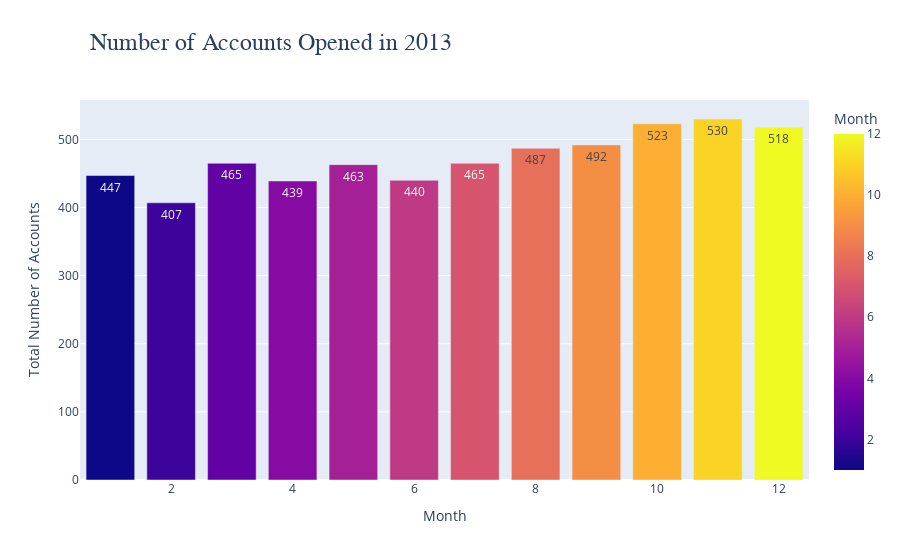

Here is the notebook cell this chart was saved with:
### Code cell
fig = px.bar(
    avg2013,
    x='month',
    y='total_accounts_opened',
    text_auto=True,
    title='Number of Accounts Opened in 2013',
    labels={'total_accounts_opened':'Total Number of Accounts', 'month':'Month'},
    color='month'
)

fig.update_layout(title={'x':0.1}, title_font={'family':'Verdana', 'size':24})
fig.show()

### Figure 1 — Plotly figure (JSON) as saved in the notebook; plotly's stock layout.template omitted (floating-point values rounded to 4 significant figures)
{"data": [{"alignmentgroup": "True", "hovertemplate": "Month=%{marker.color}<br>Total Number of Accounts=%{y}<extra></extra>", "legendgroup": "", "marker": {"color": [11, 3, 5, 1, 12, 7, 2, 8, 9, 6, 4, 10], "coloraxis": "coloraxis", "pattern": {"shape": ""}}, "name": "", "offsetgroup": "", "orientation": "v", "showlegend": false, "textposition": "auto", "texttemplate": "%{y}", "type": "bar", "x": [11, 3, 5, 1, 12, 7, 2, 8, 9, 6, 4, 10], "xaxis": "x", "y": [530, 465, 463, 447, 518, 465, 407, 487, 492, 440, 439, 523], "yaxis": "y"}], "layout": {"barmode": "relative", "coloraxis": {"colorbar": {"title": {"text": "Month"}}, "colorscale": [[0, "#0d0887"], [0.1111, "#46039f"], [0.2222, "#7201a8"], [0.3333, "#9c179e"], [0.4444, "#bd3786"], [0.5556, "#d8576b"], [0.6667, "#ed7953"], [0.7778, "#fb9f3a"], [0.8889, "#fdca26"], [1, "#f0f921"]]}, "legend": {"tracegroupgap": 0}, "title": {"font": {"family": "Verdana", "size": 24}, "text": "Number of Accounts Opened in 2013", "x": 0.1}, "xaxis": {"anchor": "y", "domain": [0, 1], "title": {"text": "Month"}}, "yaxis": {"anchor": "x", "domain": [0, 1], "title": {"text": "Total Number of Accounts"}}}}
